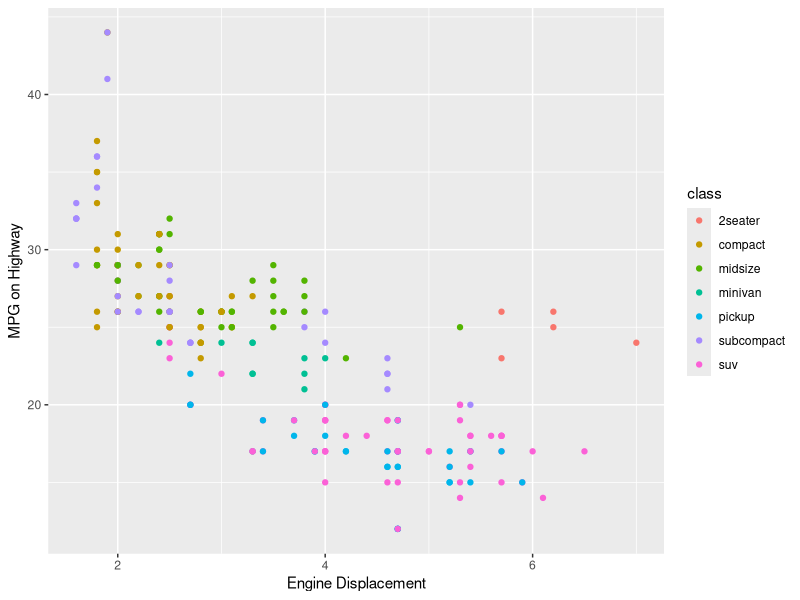
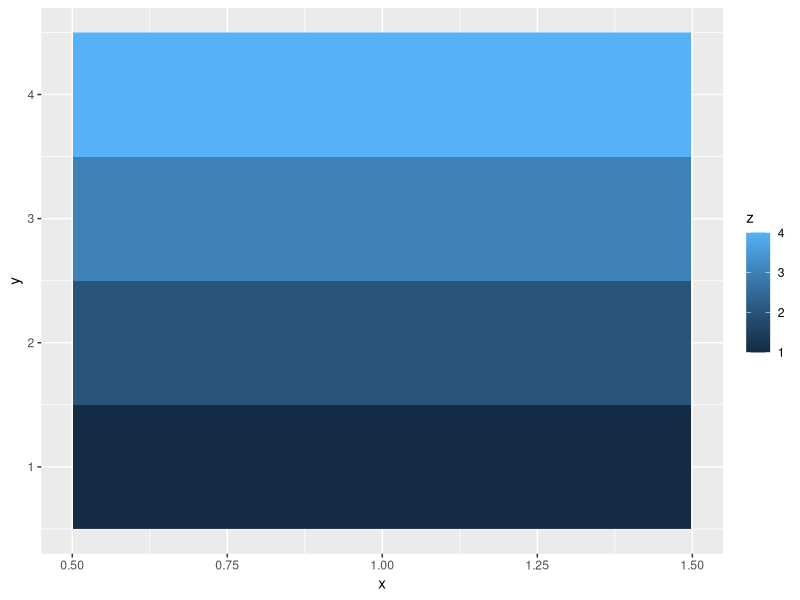
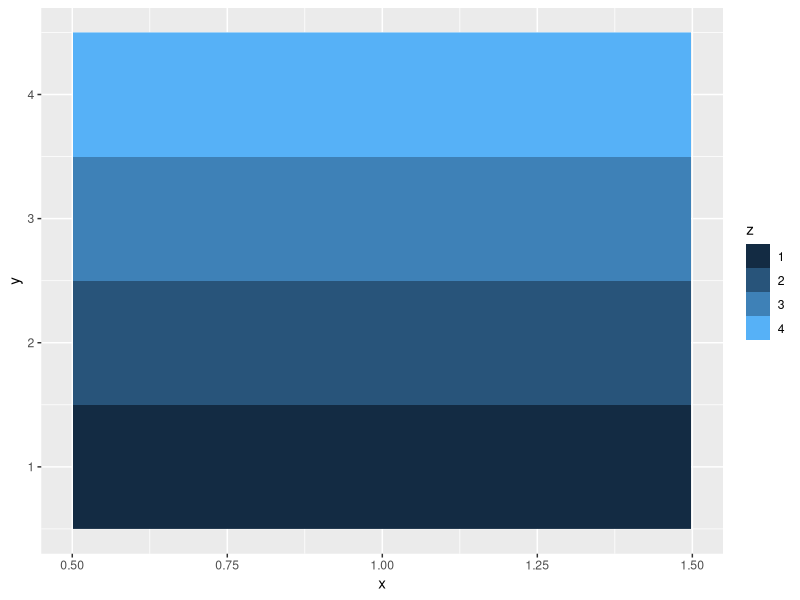
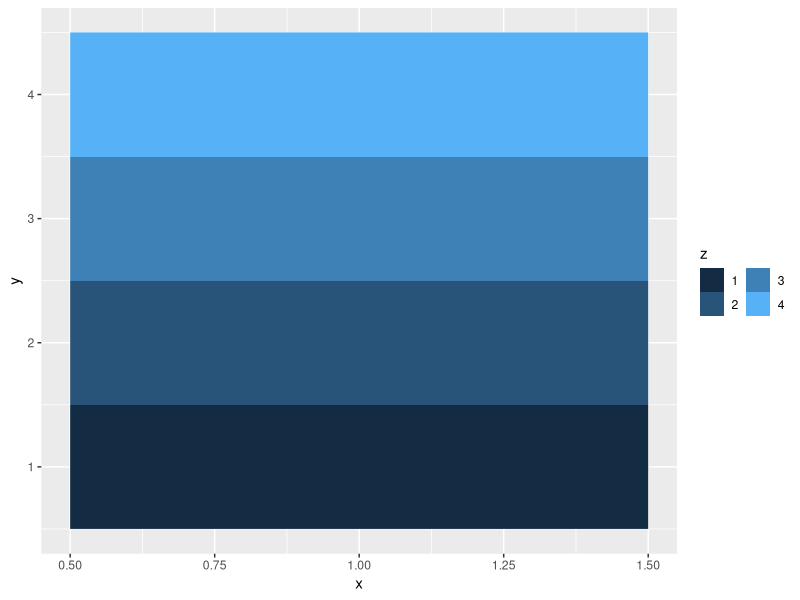
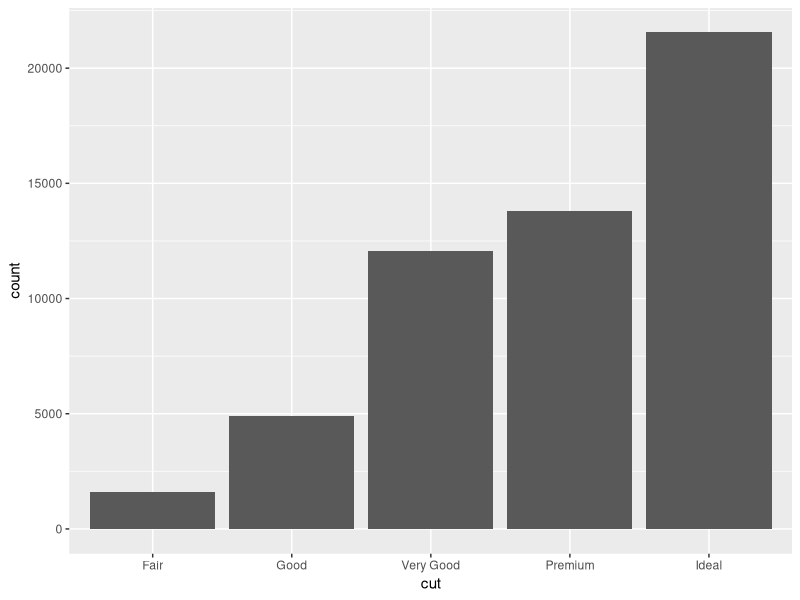
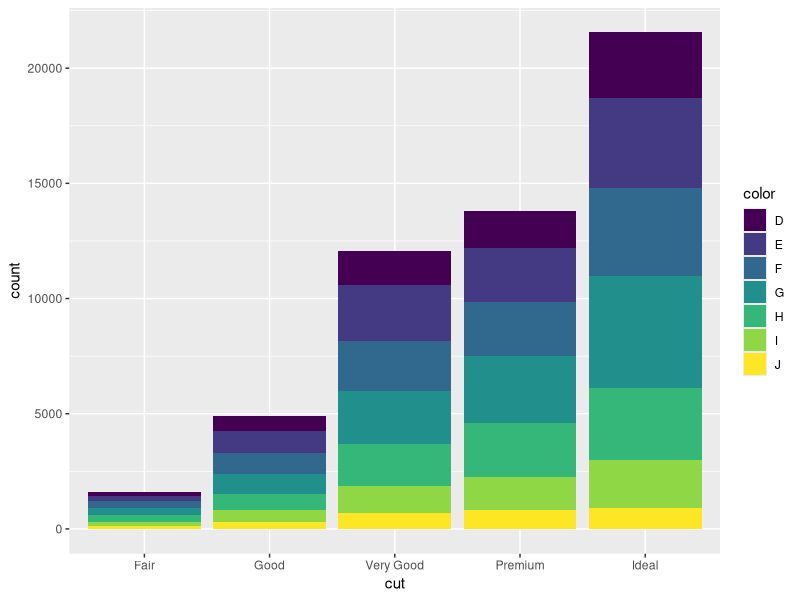
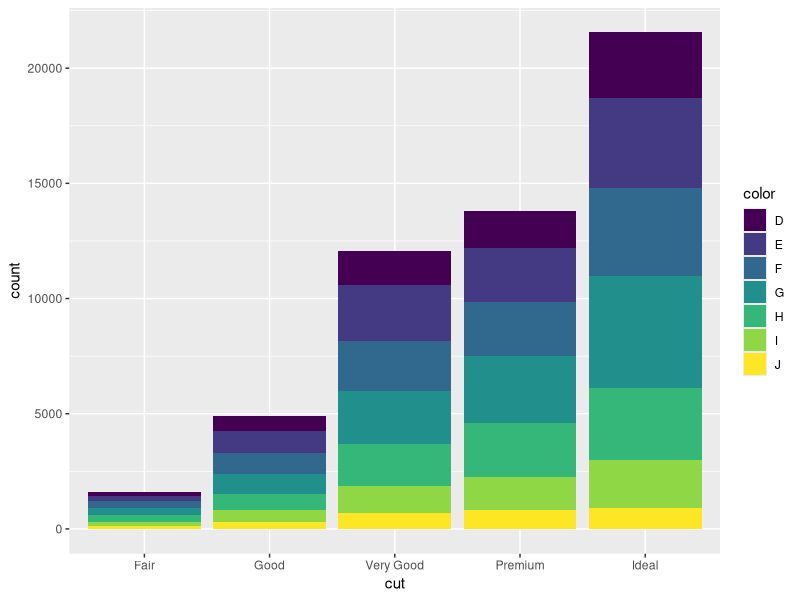
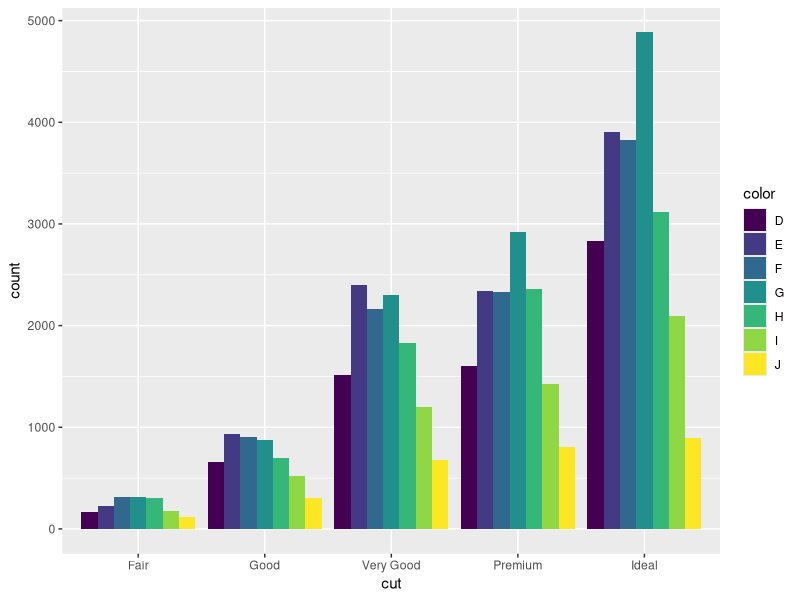

The R source for these figures, in order:
## ---- chunk 1
library(ggplot2)
p=ggplot(data=mpg)+
  geom_point(mapping=aes(x=displ, y=hwy,color=class))
p+scale_x_continuous("Engine Displacement",breaks=c(2,4,6))+
  scale_y_continuous("MPG on Highway")+
  scale_color_discrete()
df=data.frame(x=1,y=1:4,z=1:4)
b=ggplot(data=df,aes(x,y))+geom_raster(aes(fill=z))
b
b+scale_fill_continuous(guide=guide_legend())

b+guides(fill=guide_legend(ncol=2))



## ---- chunk 2

## ---- chunk 3
diamonds
ggplot(data= diamonds)+
  stat_count(mapping = aes(x=cut))
ggplot(data = diamonds)+
  geom_bar(mapping=aes(x=cut,fill=color))
ggplot(data = diamonds)+
  geom_bar(mapping=aes(x=cut,fill=color))
ggplot(data = diamonds)+
  geom_bar(mapping=aes(x=cut,fill=color),position="dodge")
ggplot(data=mpg,mapping = aes(x=class,y=hwy))+
  geom_boxplot()
ggplot(data=mpg,mapping = aes(x=class,y=hwy))+
  geom_boxplot()+
  coord_flip()
ggplot(data=mpg,mapping = aes(x=class,y=hwy))+
  geom_boxplot()
ggplot(data=diamonds)+
  geom_bar(mapping = aes(x=cut,fill=cut),width=1)+
  labs(x=NULL,y=NULL)+
  coord_polar()
## ---- chunk 4
library(ggplot2)
splot=ggplot(mpg, aes(x=cty,y=hwy,color=factor(cyl)))+
  geom_jitter()+
  geom_abline(colour= "grey50", size=1)
splot
## ---- chunk 5
labelled =splot+
  labs(
    x="City mileage",
    y="Highway mileage",
    colour="Cylinders",
    title="Correlation between Highway and city mileage"
  )+
  scale_color_brewer(palette="Set2")
labelled
  
## ---- chunk 6
labelled+theme_bw()

## ---- chunk 7
labelled+
  theme_bw()+
  theme(
    plot.title = element_text(face= "bold",size=20),
    legend.background = element_rect(fill = "white",size = 0.25, colour = "black"),
    legend.position = c(0.1,0.7),
    axis.ticks = element_line(colour = "grey50", size = 0.2),
    panel.grid.major = element_line(colour = "grey70", size=0.2),
    panel.grid.minor = element_blank()
  )
## ---- chunk 8

## ---- chunk 9

